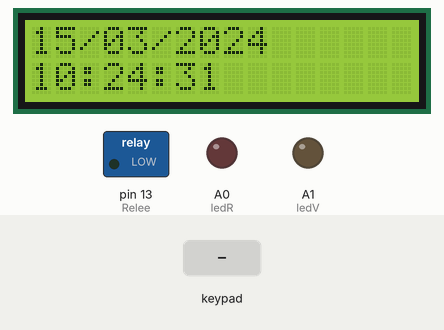
This sketch was run on a simulated Arduino Uno, built with avr-gcc and run on an emulated ATmega328P. On the bench: 16×2 character LCD, switched loads named in the sketch (green lamp = pin HIGH), output pins drawn as LEDs (lit = HIGH). Inputs (shaded band) come from the test bench. The local clock reads 2024-03-15 10:24:30 at power-on unless the sketch sets it; EEPROM starts erased.

Above: at 1.2 s.
1.3 s: key 'A' pressed
At 2.5 s:
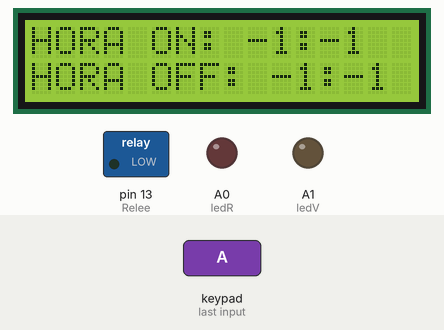
4.4 s: key 'B' pressed
7.5 s: keypad keys 9 8 7 6 # pressed 0.75 s apart
At 11.7 s:
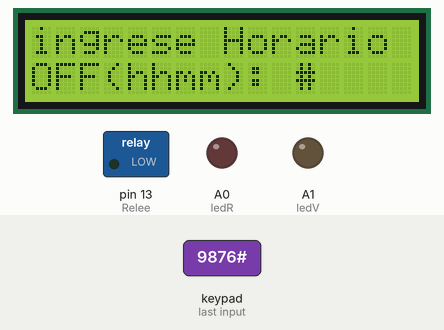
12.7 s: key 'C' pressed
At 13.2 s:
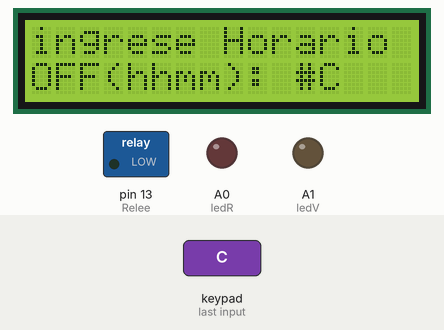
14.2 s: key '#' pressed
At 15.4 s:
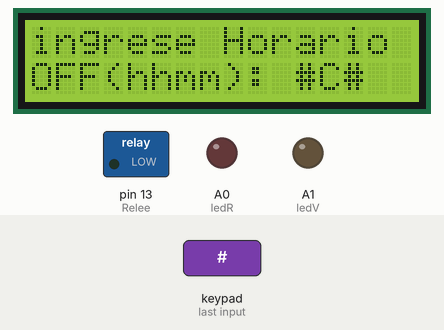
15.7 s: key '*' pressed
At 16.1 s:
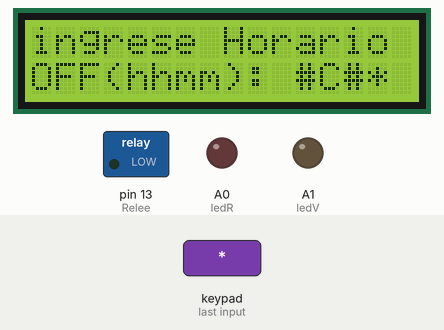
Timing chart, 0 to 18.7 s (numbered marks = the images above; inputs shaded):
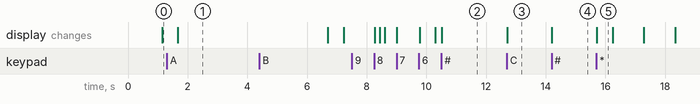

The sketch:

proyecto_20.ino
```cpp
//EEPROM
#include <EEPROM.h>
///////////////////////
//modulo reloj
#include <ThreeWire.h>
#include <RtcDS1302.h>
ThreeWire conex(10,11,12);
RtcDS1302 <ThreeWire> rtc(conex);
//////////////////////////////////
//teclado
#include <Keypad.h>
char keys[4][4] = {
  {'1','2','3','A'},
  {'4','5','6','B'},
  {'7','8','9','C'},
  {'#','0','*','D'}
};
byte pinesFilas[4] = {9,8,7,6};
byte pinesColumnas[4] = {5,4,3,2};
Keypad teclado = Keypad(makeKeymap(keys), pinesFilas, pinesColumnas, 4, 4);  // crea objeto
char tecla;
int cont = 0;
//////////////////////////////////////
//LCD
#include <LiquidCrystal_I2C.h>
LiquidCrystal_I2C lcd (0X27, 16, 2);
////////////////////
//RELEE
int Relee = 13;
////////////////////
//LEDS
int ledR = A0;
int ledV = A1;

int horaON = 17;
int minutoON = 30;
int horaOFF = 20;
int minutoOFF = 54;


void setup() {
 rtc.Begin();

 Serial.begin(9600);
 pinMode(Relee,OUTPUT);
 pinMode(ledR,OUTPUT);
 pinMode(ledV,OUTPUT);

 lcd.init();
 lcd.backlight();
 lcd.clear();
 rtc.SetIsRunning(true);

  /*
 RtcDateTime Fecha_Hora = RtcDateTime(__DATE__,__TIME__);
rtc.SetDateTime(Fecha_Hora);*/

}

void loop() {
tecla = teclado.getKey();

if(tecla)
{
  if (tecla == 'A')
  {
    mostrarH ();
    delay(5000);
  }
  if(tecla == 'B')
  {
   defineON();
   delay(500);
   defineOFF();
   delay(500);
  }


}

 mostrarHora();

 RtcDateTime now = rtc.GetDateTime();

 EEPROM.get(0,horaON);
 EEPROM.get(4,minutoON);

if(now.Hour() == horaON && now.Minute() == minutoON)
{
 digitalWrite(Relee,1);
 digitalWrite(ledR,0);
 digitalWrite(ledV,1);
}

EEPROM.get(8,horaOFF);
EEPROM.get(12,minutoOFF);


if(now.Hour() == horaOFF && now.Minute() == minutoOFF)
{
 digitalWrite(Relee,0);
 digitalWrite(ledV,0);
 digitalWrite(ledR,1);
}


}


void mostrarHora (){
 lcd.clear();
RtcDateTime now = rtc.GetDateTime();
char form1 [30];
char form2 [30];
sprintf(form1,"%02d/%02d/%04d",now.Day(),now.Month(),now.Year());
sprintf(form2,"%02d:%02d:%02d",now.Hour(),now.Minute(),now.Second());
lcd.setCursor(0,0);
lcd.print(form1);
lcd.setCursor(0,1);
lcd.print(form2);
delay(500);
}

void mostrarH ()
{
  EEPROM.get(0,horaON);
  EEPROM.get(4,minutoON);
 EEPROM.get(8,horaOFF);
  EEPROM.get(12,minutoOFF);

   lcd.clear();
char horaEN [30];
char horaAP [30];
sprintf(horaEN,"HORA ON: %02d:%02d",horaON,minutoON);
sprintf(horaAP,"HORA OFF: %02d:%02d",horaOFF,minutoOFF);
lcd.setCursor(0,0);
lcd.print(horaEN);
lcd.setCursor(0,1);
lcd.print(horaAP);

}
void defineON()
{
char Hora_In_En[3];
char Min_In_En[3];

int HoraEN = 0 ;
int MinEN = 0;

int cont = 0;

lcd.clear();
lcd.setCursor(0,0);
lcd.print("ingrese Horario");
lcd.setCursor(0,1);
lcd.print("ON(hhmm):");

while (cont < 4)
{
  char T = teclado.getKey();
  if (T)
  {
    if (cont < 2){
      Hora_In_En[cont] = T;
      cont++;
    }
    else{
      Min_In_En[cont - 2] = T;
      cont++;
    }

    ////Como se usa un ternario!

    // cont < 2 ? Hora_In_En[cont] = T : Min_In_En[cont - 2] = T;

    // int i = 0;

    // if(condicion){
    //   i = 1;
    // }
    // else{
    //   i = 2;
    // }

    // int i = condcion ? 1 : 2;

    ////

    lcd.setCursor(10 + cont, 1);
    lcd.print(T);
  }
}
HoraEN = atoi( Hora_In_En);
MinEN = atoi(Min_In_En);

EEPROM.put(0,HoraEN);
EEPROM.put(4,MinEN);
}

void defineOFF()
{

char Hora_In_Ap[3];
char Min_In_Ap[3];

int HoraAP = 0;
int MinAP = 0;


int cont = 0;


lcd.clear();
lcd.setCursor(0,0);
lcd.print("ingrese Horario");
lcd.setCursor(0,1);
lcd.print("OFF(hhmm):");

while(cont < 4)
{
char T = teclado.getKey();
    if(T)
    {
     if(cont < 2)
     {
      Hora_In_Ap[cont] = T;
      cont++;
     }
     else
     {
      Min_In_Ap[cont-2] = T;
      cont++;
     }
     lcd.setCursor(10+cont,1);
     lcd.print(T);
    }


}
HoraAP = atoi( Hora_In_Ap);
MinAP = atoi(Min_In_Ap);

EEPROM.put(8,HoraAP);
EEPROM.put(12,MinAP);

}
```

Measured:
- after the input at 1.3 s, the display: changes after 0.37 s (image 1)
- after the input at 7.5 s, the display: first differs from a run without the input after 0.93 s (image 2 shows a later state)
- after the input at 12.7 s, the display: changes at once (image 3)
- after the input at 14.2 s, the display: changes at once (image 4)
- after the input at 15.7 s, the display: changes at once (image 5)
- what the display in image 5 shows lasts 0.5 s, from 15.7 s to 16.2 s
